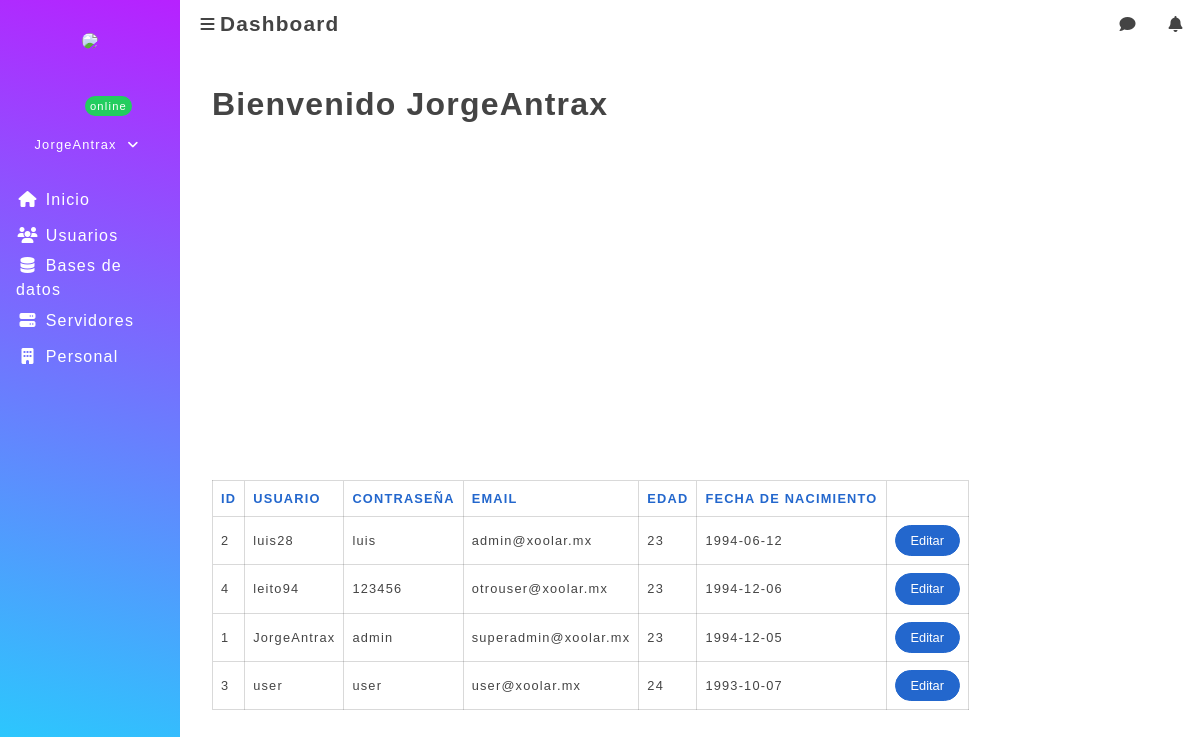
Screenshot of /index.php?page=users (signed in) with the database file from the repository.
### tables this page shows
CREATE TABLE IF NOT EXISTS `user` (
  `id_user` int(100) NOT NULL AUTO_INCREMENT,
  `name_user` varchar(100) NOT NULL,
  `lastname_user` varchar(200) NOT NULL,
  `login_user` varchar(200) NOT NULL,
  `passwd` varchar(100) NOT NULL,
  `email` varchar(100) NOT NULL,
  `age_user` int(3) NOT NULL,
  `birthday` date DEFAULT '1950-01-01',
  `perfil` int(11) NOT NULL,
  `active` int(1) NOT NULL,
  `avatar_url` varchar(400) NOT NULL,
  `created` date NOT NULL,
  PRIMARY KEY (`id_user`)
);

### controller/ctrl.connect.php (called while the page is built, shortened)
<?php
class Conexion extends mysqli
{
	public function getQuery($sql)
	{
		$this->sql = $sql;
		$result = $this->query($this->sql);
		return $result;
	}
}
?>

### views/demo-users.php (the view)
<div class="padding-2">
	<h1>Bienvenido <?php echo $_SESSION['usuario'] ?></h1>
	<row class="padding-v-2 is-distributed">
		<column class="tablet-4">
			<responsive class="is-square-256"><img src="../image/autor.jpg" alt="" class="is-rounded"></responsive>
		</column>
		<column class="tablet-4">
			<responsive class="is-square-256"><img src="../image/autor.jpg" alt="" class="is-rounded"></responsive>
		</column>
		<column class="tablet-4">
			<responsive class="is-square-256"><img src="../image/autor.jpg" alt="" class="is-rounded"></responsive>
		</column>
		<column class="tablet-4">
			<responsive class="is-square-256"><img src="../image/autor.jpg" alt="" class="is-rounded"></responsive>
		</column>
	</row>
	<responsive class="is-table margin-t-2">
		<table class="is-cell is-narrow is-small">
			<thead>
				<tr>
					<th class="is-text-info">ID</th>
					<th class="is-text-info">USUARIO</th>
					<th class="is-text-info">CONTRASEÑA</th>
					<th class="is-text-info">EMAIL</th>
					<th class="is-text-info">EDAD</th>
					<th class="is-text-info">FECHA DE NACIMIENTO</th>
					<th class="is-text-info"></th>
				</tr>
			</thead>
			<tbody>
			<?php
		while ($row = $result->fetch_array()) { ?>
				<tr>
					<td><?php echo $row['id_user']; ?></td>
					<td><?php echo $row['login_user']; ?></td>
					<td><?php echo $row['passwd']; ?></td>
					<td><?php echo $row['email']; ?></td>
					<td><?php echo $row['age_user']; ?></td>
					<td><?php echo $row['birthday']; ?></td>
					<td><button class="is-info is-rounded is-small">Editar</button></td>
				</tr>
			<?php
	} ?>
			</tbody>
		</table>
	</responsive>
</div>

### index.php (shortened to what this page needs)
<?php
$parametersLogout = 'id="index" class="is-full-center"';
$loggedUser = isset($_SESSION['usuario']) ? true : false;
?>
<!DOCTYPE html>
<html lang="es">
<head>
	<?php
		include 'resources/dependences.php';
	?>
</head>
<body <?php echo $loggedUser ? '' : $parametersLogout; ?>>
	<?php
	if($loggedUser){
		include 'views/app.php';
	}else {
		include 'views/home.php';
	}
	?>
</body>
</html>

### resources/dependences.php (shortened to what this page needs)
<link rel="stylesheet" href="css/fonts/font-awesome/css/font-awesome.min.css">
<link rel="stylesheet" href="css/kimera.css">
<link rel="stylesheet" href="css/main.css">

### views/app.php (shortened to what this page needs)
<?php
require 'controller/ctrl.connect.php';
$db = new Conexion();
$sql = 'SELECT * FROM user ORDER BY name_user DESC';
$result = $db->getQuery($sql);
?>
<layout id="layout-main" class="is-dashboard is-small-sidebar">
	<sidebar>
		<?php
	if ($_SESSION['perfil'] === 'superAdmin') {
		include 'views/panelSAdmin.php';
	} else if ($_SESSION['perfil'] === 'admin') {
		include 'views/panelAdmin.php';
	} else if ($_SESSION['perfil'] === 'user') {
		include 'views/panelUser.php';
	} else {
	}
	?>
	</sidebar>
	<main>
		<navbar>
			<?php include 'views/navigation.php'; ?>
		</navbar>
		<div>
			<?php
			if(isset($_GET['page'])){
				switch ($_GET['page']) {
					case 'users':
						include 'demo-users.php';
						break;
				}
			}else {
				include 'dashboard.php';
			}
			?>
		</div>
	</main>
</layout>

### views/panelSAdmin.php
<menu>
	<content>
		<?php include 'logout.php'; ?>
		<menu-item>
			<a href="/">
				<icon><i class="fa fa-home"></i></icon>
				<span>Inicio</span>
			</a>
		</menu-item>
		<menu-item>
			<a href="?page=users">
				<icon><i class="fa fa-users"></i></icon>
				<span>Usuarios</span>
			</a>
		</menu-item>
		<menu-item>
			<a href="?page=list">
				<icon><i class="fa fa-database"></i></icon>
				<span>Bases de datos</span>
			</a>
		</menu-item>
		<menu-item>
			<a href="?page=list">
				<icon><i class="fa fa-server"></i></icon>
				<span>Servidores</span>
			</a>
		</menu-item>
		<menu-item>
			<a href="?page=list">
				<icon><i class="fa fa-building"></i></icon>
				<span>Personal</span>
			</a>
		</menu-item>
	</content>
</menu>

### views/logout.php (shortened to what this page needs)
<div class="is-text-center padding-t-2 padding-b-1">
	<responsive class="is-square-84">
		<img src="../image/autor.jpg" class="is-rounded">
		<tag class="is-success is-small is-rounded">online</tag>
	</responsive>
	<dropdown>
		<justify class="is-small is-toggle-dropdown">
			<?php echo $_SESSION['usuario']; ?>
			<icon><i class="fa fa-angle-down"></i></icon>
		</justify>
	</dropdown>
</div>

### views/navigation.php
<navbrand>
	<nav-item id="logo">
		<icon><i class="fa fa-bars"></i></icon>
		<h4>Dashboard</h4>
	</nav-item>
</navbrand>
<navmenu>
	<icon><i class="fa fa-comment"></i></icon>
	<icon><i class="fa fa-bell"></i></icon>
</navmenu>

### css/main.css (style rules this page uses)
#layout-main sidebar { background-color: #21d4fd; background-image: linear-gradient(15deg, #21d4fd 0%, #b721ff 100%); }
#layout-main sidebar, #layout-main sidebar menu-item a { color: #fff; }
#layout-main sidebar menu-item { min-height: 2.25rem; }
#layout-main sidebar dropdown .is-toggle-dropdown { cursor: pointer; }
#layout-main sidebar responsive { margin-bottom: 1rem; margin-right: auto; margin-left: auto; }
#layout-main sidebar responsive tag { position: absolute; bottom: 0; right: 0; margin: 0; }
#layout-main main { overflow-y: auto; }
#layout-main navbar { background-color: #fff; }
#layout-main navbar icon { margin: 0; }
#layout-main navbar navbrand > icon, #layout-main navbar navmenu > icon { height: 3rem; width: 3rem; border-radius: 0; }
#layout-main navbar navbrand { justify-content: flex-start; }
.is-square-84 { width: 84px; height: 84px; }

### rows the page displays
user: id_user "2", login_user "luis28", passwd "luis", email "admin@xoolar.mx", age_user "23", birthday "1994-06-12"
user: id_user "4", login_user "leito94", passwd "123456", email "otrouser@xoolar.mx", age_user "23", birthday "1994-12-06"
user: id_user "1", login_user "JorgeAntrax", passwd "admin", email "superadmin@xoolar.mx", age_user "23", birthday "1994-12-05"
user: id_user "3", login_user "user", passwd "user", email "user@xoolar.mx", age_user "24", birthday "1993-10-07"

### other values shown
$_SESSION['usuario'] "JorgeAntrax"
